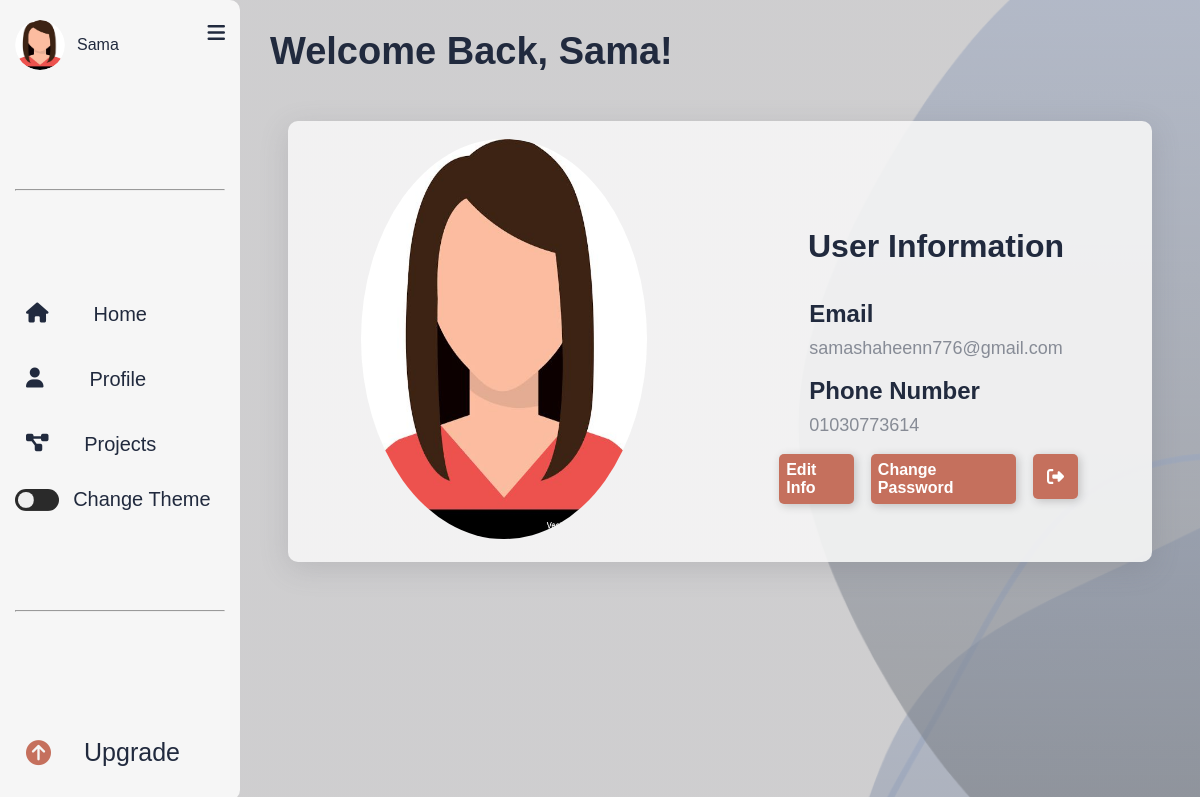
The app's page /profileU.php (signed in) with its own data.
### tables this page shows
CREATE TABLE `user` (
  `user_id` int(11) NOT NULL,
  `user_name` varchar(255) NOT NULL,
  `user_email` varchar(255) NOT NULL,
  `user_phone` varchar(255) NOT NULL,
  `user_password` varchar(255) NOT NULL,
  `avatar_id` int(11) NOT NULL,
  `role_id` int(11) NOT NULL,
  `plan_id` int(11) DEFAULT NULL,
  `gender` varchar(255) NOT NULL
);

CREATE TABLE `avatar` (
  `avatar_id` int(11) NOT NULL,
  `avatar_name` varchar(255) NOT NULL,
  `avatar_image` longtext NOT NULL
);

### profileU.php (the view, shortened to what this page needs)
<?php
include('connect.php');
$user_id = $_SESSION['user_id'];
$select_edit = "SELECT * FROM `user` WHERE `user_id` = '$user_id' ";
$runedit = mysqli_query($connect, $select_edit);
$fetch = mysqli_fetch_assoc($runedit);
$email = $fetch['user_email'];
$phone = $fetch['user_phone'];
$select = "SELECT * FROM `user` WHERE `user_id`=$user_id";
$run = mysqli_query($connect, $select);
$fetch = mysqli_fetch_assoc($run);
$name = $fetch['user_name'];
?>
<!DOCTYPE html>
<html lang="en">
<head>
    <link rel="stylesheet" href="https://cdnjs.cloudflare.com/ajax/libs/font-awesome/6.5.1/css/all.min.css">
    <link rel="stylesheet" href="css/profile.css">
</head>
<body>
    <div class="profile-container">
        <?php
        include("theside.php")
            ?>
        <div class="restProfile" id="mainDiv">
            <div class="title">
                <h2>Welcome Back, <?php echo $name ?>!</h2>
            </div>
            <div class="my-account">
                <div class="my-img">
                    <?php foreach ($run_select as $data) { ?>
                        <img src="<?php echo 'img/' . $data['avatar_image']; ?>" alt="<?php echo $data['avatar_image']; ?>">
                    <?php } ?>
                </div>
                <div class="details">
                    <div class="title2">
                        <h1>User Information</h1>
                    </div>
                    <div class="data">
                        <h2>Email</h2>
                        <p class="my-data"><?php echo $email ?></p>
                        <br>
                        <h2>Phone Number</h2>
                        <p class="my-data"><?php echo $phone ?></p>
                        <br>
                    </div>
                    <div class="buttons">
                        <a href="#" id="ch-email" onclick="editProf()">Edit Info</a>
                        <a href="#" id="ch-pass" onclick="editPass()">Change Password</a>
                        <div class="button-log">
                            <form action="" method="post">
                                <button class="ui-logout log" name="logout" type="submit">
                                    <div class="sign">
                                    </div>
                                </button>
                            </form>
                        </div>
                    </div>
                </div>
            </div>
        </div>
</body>
</html>

### theside.php (shortened to what this page needs)
<?php
include('connect.php');
if(isset($_SESSION['user_id'])){
$user_id = $_SESSION['user_id'];
$select = "SELECT * FROM `user`JOIN `avatar` ON `user`.`avatar_id`=`avatar`.`avatar_id` WHERE `user_id`='$user_id'";
$run_select = mysqli_query($connect, $select);
$select_plan = "SELECT plan_id FROM user WHERE user_id = $user_id";
$result = mysqli_query($connect, $select_plan);
$fetch_plan = mysqli_fetch_assoc($result);
$plan_id = $fetch_plan['plan_id'];
?>
<!DOCTYPE html>
<html lang="en">
<head>
    <link rel="stylesheet" href="https://cdnjs.cloudflare.com/ajax/libs/font-awesome/6.6.0/css/all.min.css"
 />
    <link rel="stylesheet" href="css/theside.css">
</head>
<body>
    <div class="side-nav-all">
        <div class="my-side-nav" id="sideNav">
            <div class="top">
                <div class="side-acc">
                    <?php foreach ($run_select as $data) { ?>
                        <div class="user-img"><img src="<?php echo 'img/' . $data['avatar_image']; ?>"
                                alt="<?php echo $data['avatar_image']; ?>"></div>
                        <p> <?php echo $data['user_name']; ?> </p>
                    <?php } ?>
                </div>
                <i class="fa-bars fa-solid btn-side btn-lg" id="toggleBtn"></i>
            </div>
            <hr class="break">
            <div class="middle">
                <div class="side-icons">
                    <a href="home.php" class="items">
                        <i class="fa-home fa-solid"></i>
                        <p>Home</p>
                    </a>
                </div>
                <div class="side-icons">
                    <a href="profileU.php" class="items">
                        <i class="fa-solid fa-user"></i>
                        <p>Profile</p>
                    </a>
                </div>
                <div class="side-icons">
                    <a href="projects.php" class="items">
                        <i class="fa-diagram-project fa-solid"></i>
                        <p>Projects</p>
                    </a>
                </div>
                <div class="side-icons ">
                    <input type="checkbox" class="theme-checkbox" id="theme-toggle">
                    <p>Change Theme</p>
                </div>
            </div>
            <hr class="break">
            <div class="logout">
                <?php if (!is_null($plan_id) && $plan_id !== ''): ?>
                    <div class="logout-cont">
                        <a href="upgrade.php">
                            <i class="fa-solid fa-circle-arrow-up"></i>
                            <p>Upgrade</p>
                        </a>
                    </div>
                <?php endif; ?>
            </div>
        </div>
    </div>
</body>
</html>
<?php } ?>

### css/profile.css (style rules this page uses)
* { font-family: Arial, Helvetica, sans-serif; padding: 0; margin: 0; box-sizing: border-box; }
:root { --primary-light: #9ba4b5; --primary-dark: #212a3e; --secondary: #394867; --greyLight-1: #f1f6f9; --buttons: #c5705d; }
.profile-container { display: flex; justify-content: space-between; width: 100%; }
.restProfile { width: 80%; }
.title { height: 12%; margin: 30px; }
.title h2 { color: #212a3e; font-size: 38px; height: 20%; text-align: start; }
.my-account { width: 90%; height: 87%; background: transparent; margin: auto; border-radius: 10px; color: #212a3e; display: flex; background-color: #f6f6f6e6; box-shadow: rgba(100, 100, 111, 0.2) 0px 7px 29px 0px; }
.my-img { width: 33%; margin: auto; }
.my-img img { height: 50vh; width: 100%; }
img { width: 100%; height: 10vh; border-radius: 70%; }
.title2 { margin: 35px; margin-top: 50px; text-align: center; }
.details { display: flex; flex-direction: column; justify-content: center; align-items: center; height: 100%; padding: 20px; width: 50%; }
.my-data { font-size: large; margin-top: 10px; opacity: 0.5; }
.button-log { display: flex; width: 20%; margin-left: 2px; margin-left: 15px; }
.details .buttons { display: flex; justify-content: end; gap: 2px; width: 80%; }
.details .buttons #ch-pass { margin-left: 15px; border-radius: 5px; padding: 7px; text-decoration: none; color: rgb(255, 255, 255); background-color: #c5705d; box-shadow: 2px 2px 10px rgba(0, 0, 0, 0.199); display: flex; align-items: center; justify-content: flex-start; font-weight: 600; transition: 0.2s; }
.details .buttons #ch-email { border-radius: 5px; padding: 2px 7px; text-decoration: none; color: rgb(255, 255, 255); background-color: #c5705d; transition: 0.3s; box-shadow: 2px 2px 10px rgba(0, 0, 0, 0.199); display: flex; align-items: center; justify-content: flex-start; font-weight: 600; }
.ui-logout { --black: #212a3e; --ch-black: #212a3e; --eer-black: #212a3e; --night-rider: #ffff; --white: #9ba4b5; --af-white: #c5705d; --ch-white: #e1e1e1; display: flex; align-items: center; justify-content: flex-start; width: 45px; height: 45px; border: none; border-radius: 5px; cursor: pointer; position: relative; overflow: hidden; transition-duration: 0.3s; box-shadow: 2px 2px 10px rgba(0, 0, 0, 0.199); background-color: var(--af-white); }
.sign { width: 100%; transition-duration: 0.3s; display: flex; align-items: center; justify-content: center; }
.sign svg { width: 17px; }

### records on screen
user: avatar.avatar_image (picture), user_name "Sama", user_email "samashaheenn776@gmail.com", user_phone "01030773614"
